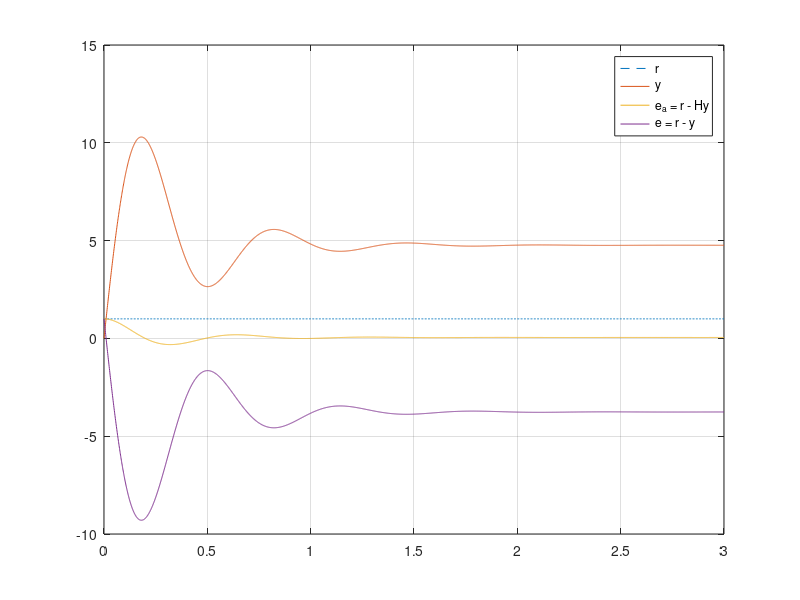

Source code (MATLAB):
%% C6_Ej2_NoUnitaria -- Notas: sección 6.4 (retroalimentación no unitaria)
% QUÉ HACE   Con G = 100/(s+1) y H = 1/(s+5), compara el error de actuación
%            (r - Hy, de la malla abierta GH) con el de seguimiento (r - y, del
%            lazo abierto G_OL = G/(1 + GH - G)).
% OBSERVE    La malla abierta promete un error de 0.048; la salida termina en 4.76.
% ESPERADO   kp de GH = 20, e_a = 1/21. G_OL = 100(s+5)/(s^2 - 94s - 395),
%            kp = -1.266, e = 1 - 100/21 = -3.762. Con H = 4.95/(s+5), e = 0.
% EXPLORE    ¿Qué H constante daría error de seguimiento nulo?
clear; close all; clc;
if ~exist('constantesError', 'file'), addpath(fullfile(fileparts(mfilename('fullpath')), '..', 'comun')); end
s = tf('s');

% [ini:lazoabierto]
G = 100/(s+1);  H = 1/(s+5);
T = feedback(G, H);  pole(T)                    % estable: -3 +- 9.8j
ea = 1/(1 + dcgain(G*H))                        % error de actuación: 0.0476
Gol = minreal(G/(1 + G*H - G))                  % lazo abierto: polo en +98
e = 1/(1 + dcgain(Gol))                         % error de seguimiento: -3.762
1 - dcgain(T)                                   % lo mismo, directamente
% [fin:lazoabierto]

% [ini:simulacion]
t = 0:0.001:3;
y = step(T, t);  yH = step(T*H, t);
plot(t, ones(size(t)), '--', t, y, t, 1 - yH, t, 1 - y); grid on;
legend('r', 'y', 'e_a = r - Hy', 'e = r - y');
k = fzero(@(k) dcgain(feedback(G, k/(s+5))) - 1, 5)   % sensor recalibrado: 4.95
% [fin:simulacion]
